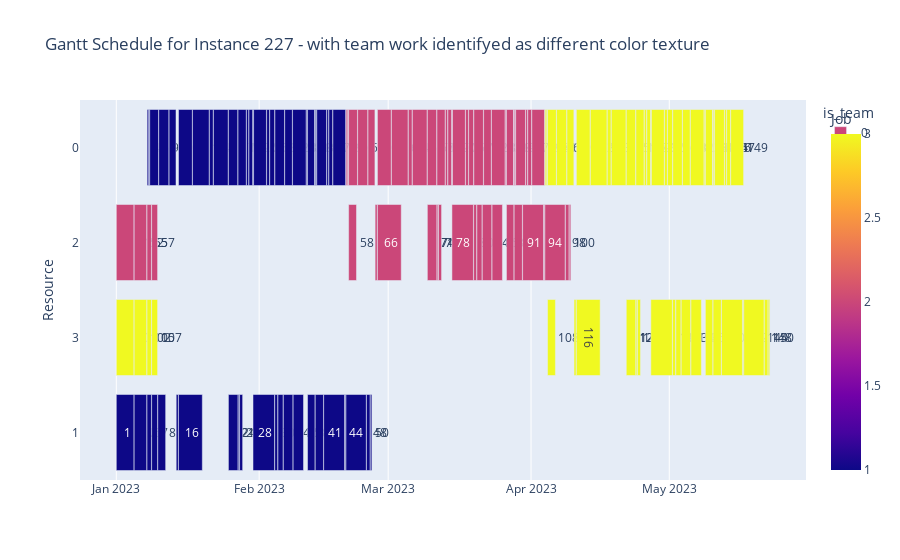

Here is the notebook cell this chart was saved with:
### Code cell
df_team = prepare_resources.expand_the_resources(df)
gantt.plot_gantt_chart_with_teams(df_team, instance_number)

### Figure 1 — Plotly figure (JSON) as saved in the notebook; plotly's stock layout.template omitted (floating-point values rounded to 4 significant figures; data arrays with more than 128 entries replaced by an {"elided": "..."} marker saying what was removed)
{"data": [{"alignmentgroup": "True", "base": {"elided": "150 str values"}, "customdata": {"elided": "150x1 int values"}, "hovertemplate": "is_team=0<br>Start=%{base}<br>Finish=%{x}<br>Resource=%{y}<br>Task=%{customdata[0]}<br>Job=%{marker.color}<extra></extra>", "legendgroup": "0", "marker": {"color": {"elided": "150 int values"}, "coloraxis": "coloraxis", "pattern": {"shape": ""}}, "name": "0", "offsetgroup": "0", "orientation": "h", "showlegend": true, "text": {"elided": "150 int values"}, "textposition": "auto", "type": "bar", "x": {"elided": "150 int values"}, "xaxis": "x", "y": {"elided": "150 str values"}, "yaxis": "y"}], "layout": {"barmode": "overlay", "coloraxis": {"colorbar": {"title": {"text": "Job"}}, "colorscale": [[0, "#0d0887"], [0.1111, "#46039f"], [0.2222, "#7201a8"], [0.3333, "#9c179e"], [0.4444, "#bd3786"], [0.5556, "#d8576b"], [0.6667, "#ed7953"], [0.7778, "#fb9f3a"], [0.8889, "#fdca26"], [1, "#f0f921"]]}, "legend": {"title": {"text": "is_team"}, "tracegroupgap": 0}, "title": {"text": "Gantt Schedule for Instance 227 - with team work identifyed as different color texture"}, "xaxis": {"anchor": "y", "domain": [0, 1], "type": "date"}, "yaxis": {"anchor": "x", "autorange": "reversed", "domain": [0, 1], "title": {"text": "Resource"}}}}
